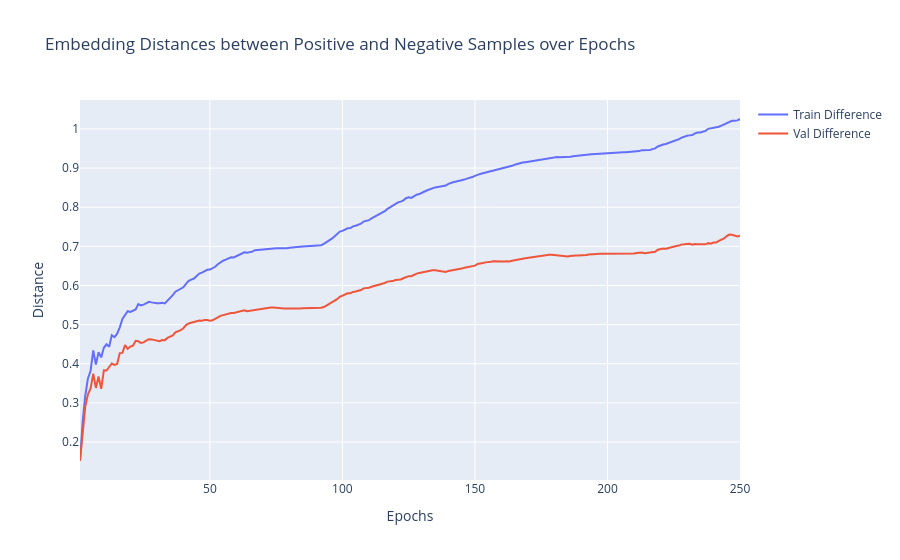

Notebook source saved alongside this figure:
### Code cell
fig = go.Figure()
fig.add_trace(go.Scatter(x=epochs, y=train_dists_mean[:, 2], mode="lines", name="Train Difference"))
fig.add_trace(go.Scatter(x=epochs, y=val_dists_mean[:, 2], mode="lines", name="Val Difference"))

fig.update_layout(
    title="Embedding Distances between Positive and Negative Samples over Epochs",
    xaxis_title="Epochs",
    yaxis_title="Distance",
    hovermode="x unified",
)

fig.show()

### Figure 1 — Plotly figure (JSON) as saved in the notebook; plotly's stock layout.template omitted (floating-point values rounded to 4 significant figures; data arrays with more than 128 entries replaced by an {"elided": "..."} marker saying what was removed)
{"data": [{"mode": "lines", "name": "Train Difference", "type": "scatter", "x": {"elided": "250 int values"}, "y": {"elided": "250 float values"}}, {"mode": "lines", "name": "Val Difference", "type": "scatter", "x": {"elided": "250 int values"}, "y": {"elided": "250 float values"}}], "layout": {"hovermode": "x unified", "title": {"text": "Embedding Distances between Positive and Negative Samples over Epochs"}, "xaxis": {"title": {"text": "Epochs"}}, "yaxis": {"title": {"text": "Distance"}}}}
